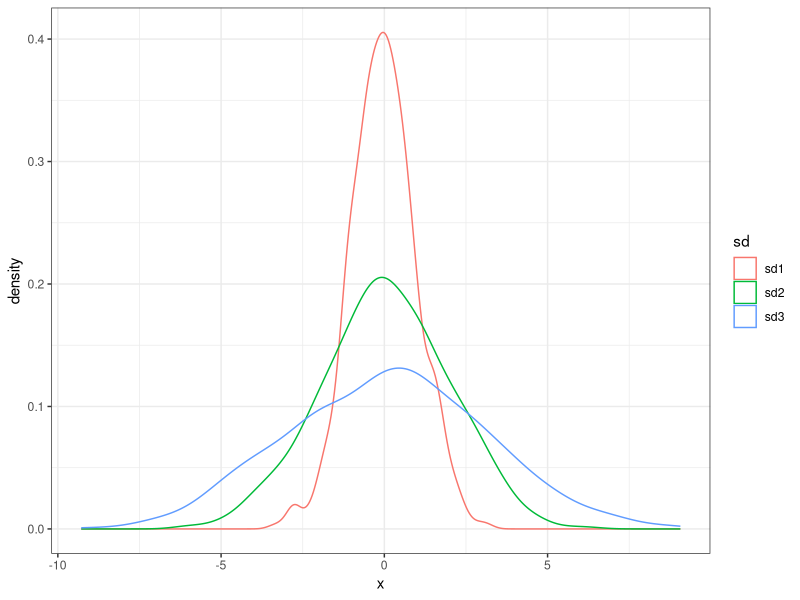
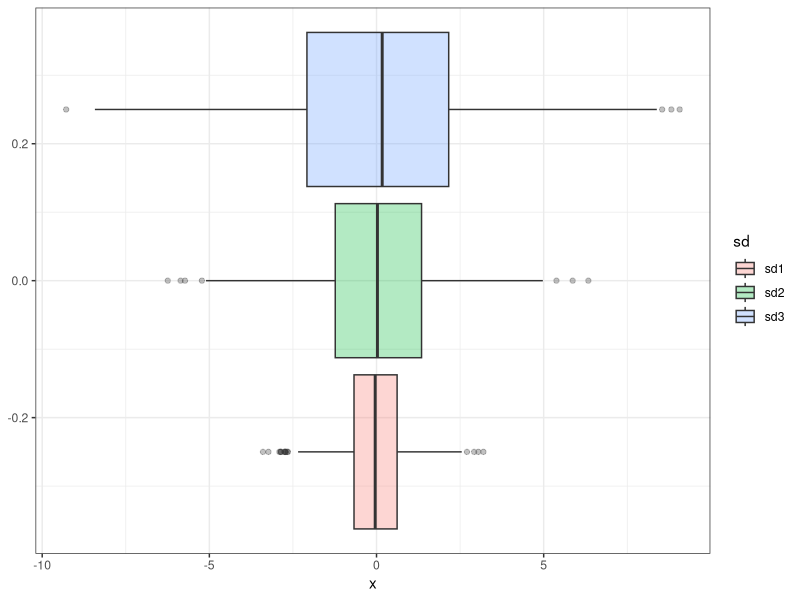

Reproduce these figures in R, in order.

### Libraries ######################################################################################

library(tidyverse)


### Solutions ######################################################################################

set.seed(1234)

### excercise 1 ------------------------------------------------------------------------------------

norm_sd1 <- rnorm(1000)
norm_sd2 <- rnorm(1000, sd = 2)
norm_sd3 <- rnorm(1000, sd = 3)

# my own range function

range_bk <- function(x) {
  max(x) - min(x)
}

normal_distr <- data.frame(sd1 = norm_sd1, sd2 = norm_sd2, sd3 = norm_sd3)

sapply(normal_distr, range_bk)
sapply(normal_distr, IQR)
sapply(normal_distr, var)
sapply(normal_distr, sd)

ggplot(gather(normal_distr, "sd", "x"), aes(x, col = sd)) +
  geom_density() +
  theme_bw()

ggplot(gather(normal_distr, "sd", "x"), aes(y = x, fill = sd)) +
  geom_boxplot(alpha = 0.3) +
  coord_flip() +
  theme_bw()


### excercise 2 ------------------------------------------------------------------------------------

iq_n100 <- rnorm(100, mean = 100, sd = 15)
iq_n10000 <- rnorm(10000, mean = 100, sd = 15)
iq_n1000000 <- rnorm(1000000, mean = 100, sd = 15)

iq <- data.frame(n_100 = iq_n100, n_10000 = iq_n10000, n_100000 = iq_n1000000)
wechsler_iq <- c(80, 90, 110, 120)

iq_quantiles <- as.data.frame(sapply(iq, quantile, probs = c(0.1, 0.25, 0.75, 0.9)))
iq_quantiles


iq <- iq_n100
sd_iq <- sd(iq_n100)
mean_iq <- mean(iq_n100)
n <- length(iq_n100)

sum(iq > (mean_iq - sd_iq) & iq< (mean_iq + sd_iq))/n # 1s 0.682
sum(iq > (mean_iq - 2 * sd_iq) & iq < (mean_iq + 2 * sd_iq))/n # 1s < 0.955
sum(iq > (mean_iq- 3 * sd_iq) & iq < (mean_iq + 3 * sd_iq))/n # 1s < 0.997







